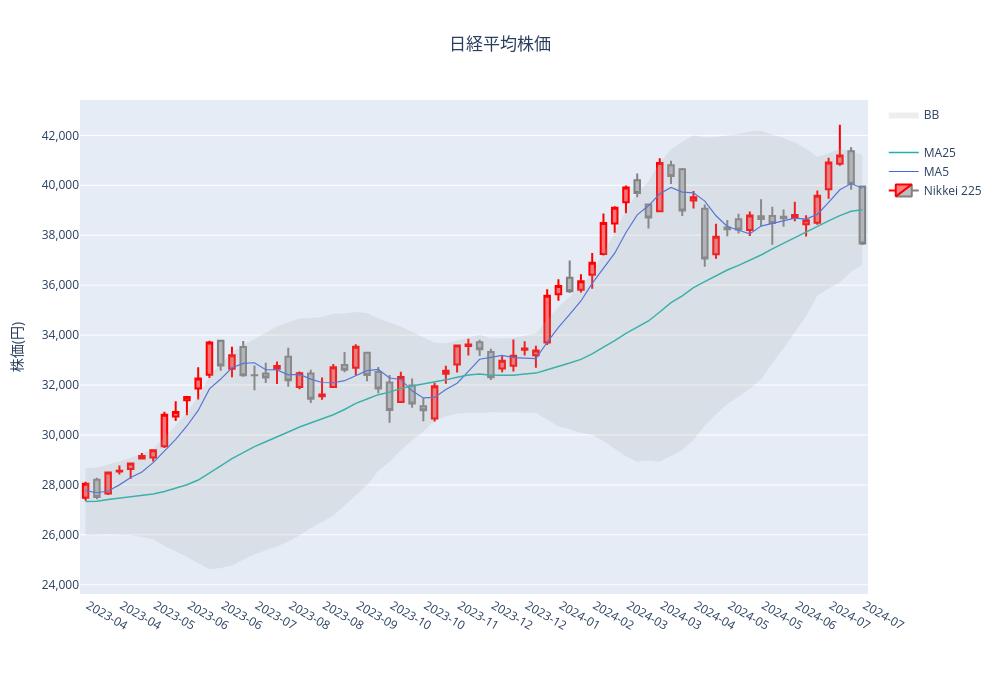

Notebook code cell kept with this figure:
### Markdown cell above
### 2.2.2 週足と月足の移動平均線の表示

### Code cell
# 移動平均線の算出
df_weekly["ma5"] = ta.SMA(close, timeperiod=5)
df_weekly["ma25"] = ta.SMA(close, timeperiod=25)

# ボリンジャーバンドの算出
upper2, _, lower2 = ta.BBANDS(close, timeperiod=25, nbdevup=2, nbdevdn=2, matype=0)
df_weekly["upper2"], df_weekly["lower2"] = upper2, lower2

# 2023.4.1から2024.7.31までのチャートを作成
df_weekly = df_weekly[dt.datetime(2023, 4, 1):dt.datetime(2024, 7, 31)]
df_weekly.index = pd.to_datetime(df_weekly.index).strftime('%Y-%m-%d')

# ハッシュ形式でレイアウトを指定 ----(1)
layout = {
    "height": 700,
    "width": 1000,
    "title": { "text": "日経平均株価", "x": 0.5 },
    "xaxis": { "rangeslider": { "visible": False }, "type": "category" },
    "yaxis1": { "domain": [.05, 1.0], "title": "株価(円)", "side": "left", "tickformat": "," },
    "yaxis2": { "domain": [.0, .05] },
}

# データの設定
data = [
    go.Candlestick(yaxis="y1", x=df_weekly.index,
        open=df_weekly['Open'],
        high=df_weekly['High'],
        low=df_weekly['Low'],
        close=df_weekly['Close'],
        increasing_line_color='red',
        decreasing_line_color='gray',
        name=name,
    ),
    # 5日間移動平均線
    go.Scatter(yaxis="y1", x=df_weekly.index, y=df_weekly['ma5'],
                name='MA5', line={ "color": 'royalblue', "width": 1.2 },
        
    ),
    # 25日間移動平均線
    go.Scatter(yaxis="y1", x=df_weekly.index, y=df_weekly['ma25'],
                name='MA25', line={ "color": 'lightseagreen', "width": 1.5 },
    ),
    # ボリンジャーバンド
    go.Scatter(yaxis="y1", x=df_weekly.index, y=df_weekly['upper2'],
                name='', line={ "color": 'lavender', "width": 0 },
    ),
    go.Scatter(yaxis="y1", x=df_weekly.index, y=df_weekly['lower2'],
                name='BB', line={ "color": 'lavender', "width": 0 },
                fill='tonexty', fillcolor='rgba(170, 170, 170, 0.2)'
    )
]

# レイアウトの修正や表示 ----(3)
fig = go.Figure(data=data, layout=go.Layout(layout))

# 日付表示　スペース的に全部は表示できないので1/3にして表示
fig.update_layout({
    "xaxis": {
        "showgrid": False,
        "tickvals": df_weekly.index[::3],
        "ticktext": [" {}-{} ".format(x.split("-")[0], x.split("-")[1]) for x in df_weekly.index[::3]],
    }
})

# グラフを表示
fig.show()
